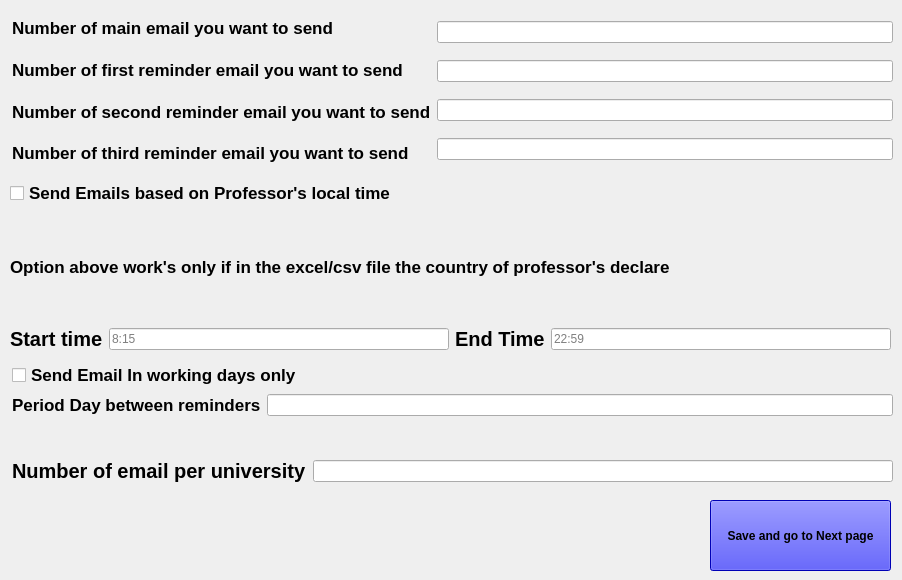
          <widget class="QWidget" name="page_email_conditions">
           <widget class="QPushButton" name="btn_next_to_send">
            <property name="geometry">
             <rect>
              <x>710</x>
              <y>500</y>
              <width>181</width>
              <height>71</height>
             </rect>
            </property>
            <property name="font">
             <font>
              <pointsize>9</pointsize>
              <bold>true</bold>
             </font>
            </property>
            <property name="styleSheet">
             <string notr="true">background-color:Blue</string>
            </property>
            <property name="text">
             <string>Save and go to Next page</string>
            </property>
           </widget>
           <widget class="QWidget" name="layoutWidget">
            <property name="geometry">
             <rect>
              <x>10</x>
              <y>180</y>
              <width>881</width>
              <height>171</height>
             </rect>
            </property>
            <layout class="QVBoxLayout" name="verticalLayout_16">
             <item>
              <widget class="QCheckBox" name="is_professor_local_time">
               <property name="font">
                <font>
                 <pointsize>13</pointsize>
                 <bold>true</bold>
                </font>
               </property>
               <property name="text">
                <string>Send Emails based on Professor's local time</string>
               </property>
              </widget>
             </item>
             <item>
              <widget class="QLabel" name="label_26">
               <property name="font">
                <font>
                 <pointsize>13</pointsize>
                 <bold>true</bold>
                </font>
               </property>
               <property name="text">
                <string>Option above work's only if in the excel/csv file the country of professor's declare </string>
               </property>
              </widget>
             </item>
             <item>
              <layout class="QHBoxLayout" name="horizontalLayout_3">
               <item>
                <widget class="QLabel" name="label_27">
                 <property name="font">
                  <font>
                   <pointsize>15</pointsize>
                   <bold>true</bold>
                  </font>
                 </property>
                 <property name="text">
                  <string>Start time</string>
                 </property>
                </widget>
               </item>
               <item>
                <widget class="QLineEdit" name="txt_start_time">
                 <property name="placeholderText">
                  <string>8:15</string>
                 </property>
                </widget>
               </item>
               <item>
                <widget class="QLabel" name="label_28">
                 <property name="font">
                  <font>
                   <pointsize>15</pointsize>
                   <bold>true</bold>
                  </font>
                 </property>
                 <property name="text">
                  <string>End Time</string>
                 </property>
                </widget>
               </item>
               <item>
                <widget class="QLineEdit" name="txt_end_time">
                 <property name="text">
                  <string/>
                 </property>
                 <property name="placeholderText">
                  <string>22:59</string>
                 </property>
                </widget>
               </item>
              </layout>
             </item>
            </layout>
           </widget>
           <widget class="QWidget" name="layoutWidget">
            <property name="geometry">
             <rect>
              <x>12</x>
              <y>10</y>
              <width>881</width>
              <height>161</height>
             </rect>
            </property>
            <layout class="QHBoxLayout" name="horizontalLayout_2">
             <item>
              <layout class="QVBoxLayout" name="verticalLayout_10">
               <item>
                <widget class="QLabel" name="label_22">
                 <property name="font">
                  <font>
                   <pointsize>13</pointsize>
                   <bold>true</bold>
                  </font>
                 </property>
                 <property name="text">
                  <string>Number of main email you want to send</string>
                 </property>
                </widget>
               </item>
               <item>
                <widget class="QLabel" name="label_23">
                 <property name="font">
                  <font>
                   <pointsize>13</pointsize>
                   <bold>true</bold>
                  </font>
                 </property>
                 <property name="text">
                  <string>Number of first reminder email you want to send</string>
                 </property>
                </widget>
               </item>
               <item>
                <widget class="QLabel" name="label_24">
                 <property name="font">
                  <font>
                   <pointsize>13</pointsize>
                   <bold>true</bold>
                  </font>
                 </property>
                 <property name="text">
                  <string>Number of second reminder email you want to send</string>
                 </property>
                </widget>
               </item>
               <item>
                <widget class="QLabel" name="label_25">
                 <property name="font">
                  <font>
                   <pointsize>13</pointsize>
                   <bold>true</bold>
                  </font>
                 </property>
                 <property name="text">
                  <string>Number of third reminder email you want to send</string>
                 </property>
                </widget>
               </item>
              </layout>
             </item>
             <item>
              <layout class="QVBoxLayout" name="verticalLayout_9">
               <item>
                <widget class="QLineEdit" name="txt_number_of_main_mails"/>
               </item>
               <item>
                <widget class="QLineEdit" name="txt_number_of_first_reminder"/>
               </item>
               <item>
                <widget class="QLineEdit" name="txt_number_of_second_reminder"/>
               </item>
               <item>
                <widget class="QLineEdit" name="txt_number_of_third_reminder"/>
               </item>
              </layout>
             </item>
            </layout>
           </widget>
           <widget class="QWidget" name="layoutWidget">
            <property name="geometry">
             <rect>
              <x>12</x>
              <y>362</y>
              <width>881</width>
              <height>121</height>
             </rect>
            </property>
            <layout class="QVBoxLayout" name="verticalLayout_34">
             <item>
              <layout class="QVBoxLayout" name="verticalLayout_17">
               <item>
                <widget class="QCheckBox" name="is_send_working_day_only">
                 <property name="font">
                  <font>
                   <pointsize>13</pointsize>
                   <bold>true</bold>
                  </font>
                 </property>
                 <property name="text">
                  <string>Send Email In working days only</string>
                 </property>
                </widget>
               </item>
               <item>
                <layout class="QHBoxLayout" name="horizontalLayout">
                 <item>
                  <widget class="QLabel" name="label_12">
                   <property name="font">
                    <font>
                     <pointsize>13</pointsize>
                     <bold>true</bold>
                    </font>
                   </property>
                   <property name="text">
                    <string>Period Day between reminders</string>
                   </property>
                  </widget>
                 </item>
                 <item>
                  <widget class="QLineEdit" name="txt_preiod_between_reminders"/>
                 </item>
                </layout>
               </item>
              </layout>
             </item>
             <item>
              <spacer name="verticalSpacer_3">
               <property name="orientation">
                <enum>Qt::Orientation::Vertical</enum>
               </property>
               <property name="sizeHint" stdset="0">
                <size>
                 <width>20</width>
                 <height>18</height>
                </size>
               </property>
              </spacer>
             </item>
             <item>
              <layout class="QHBoxLayout" name="horizontalLayout_4">
               <item>
                <widget class="QLabel" name="label_30">
                 <property name="font">
                  <font>
                   <pointsize>15</pointsize>
                   <bold>true</bold>
                  </font>
                 </property>
                 <property name="text">
                  <string>Number of email per university</string>
                 </property>
                </widget>
               </item>
               <item>
                <widget class="QLineEdit" name="txt_number_of_email_per_university"/>
               </item>
              </layout>
             </item>
            </layout>
           </widget>
          </widget>
